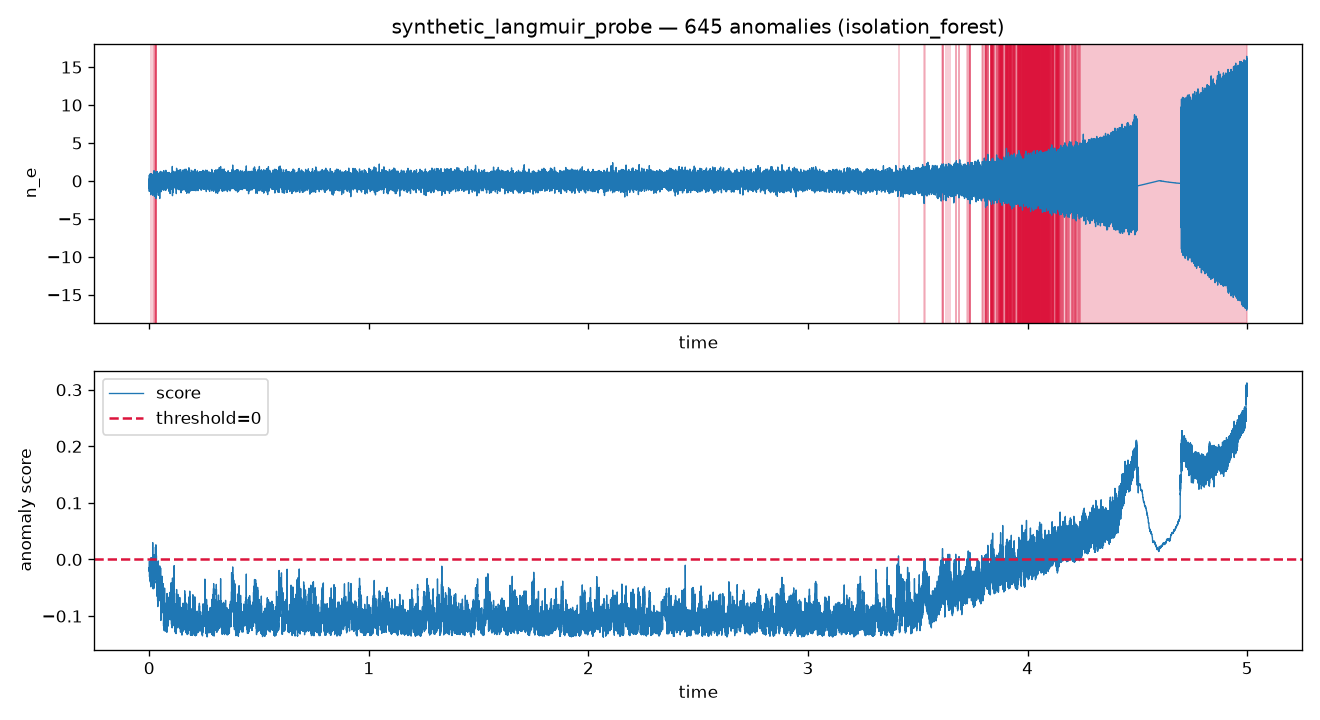

Source code (Python):
"""Detect a disruption precursor and sensor saturation in a synthetic
Langmuir probe signal, evaluate against ground truth, and save a figure.

Run:  python examples/plasma_disruption_detection.py
"""

import matplotlib

matplotlib.use("Agg")
import matplotlib.pyplot as plt

from sigmaflow import Pipeline
from sigmaflow.detectors import IsolationForestDetector
from sigmaflow.evaluation import evaluate
from sigmaflow.preprocess import Detrend, GapHandler, Normalizer
from sigmaflow.synthetic import generate_plasma_signal


def main():
    # Synthetic 1 MHz-class diagnostic downscaled for a quick demo:
    # a growing MHD-like oscillation from t=3.2s and saturation at 4.5-4.7s.
    signal = generate_plasma_signal(
        duration=5.0,
        sample_rate=10_000,
        anomalies=[
            {"type": "disruption_precursor", "onset": 3.2, "growth_rate": 1.6},
            {"type": "sensor_saturation", "start": 4.5, "end": 4.7},
        ],
    )
    signal.summary()

    pipeline = Pipeline([
        GapHandler(max_gap="0.1s", fill_method="interpolate"),
        Detrend(method="moving_average", window=2001),
        Normalizer(method="robust"),
        IsolationForestDetector(contamination=0.2, window_size=101),
    ])

    result = pipeline.fit_detect(signal)
    result.summary()

    metrics = evaluate(result, signal.anomaly_labels)
    print("\nevaluation against ground truth:")
    for key in ("f1", "event_recall", "event_precision", "detection_latency", "auc_pr"):
        print(f"  {key:18s} {metrics[key]:.4f}")

    fig, (ax1, ax2) = plt.subplots(2, 1, figsize=(11, 6), sharex=True)
    result.plot(ax=ax1)
    result.plot_scores(ax=ax2)
    fig.tight_layout()
    fig.savefig("plasma_disruption_detection.png", dpi=120)
    print("\nfigure saved to plasma_disruption_detection.png")


if __name__ == "__main__":
    main()
